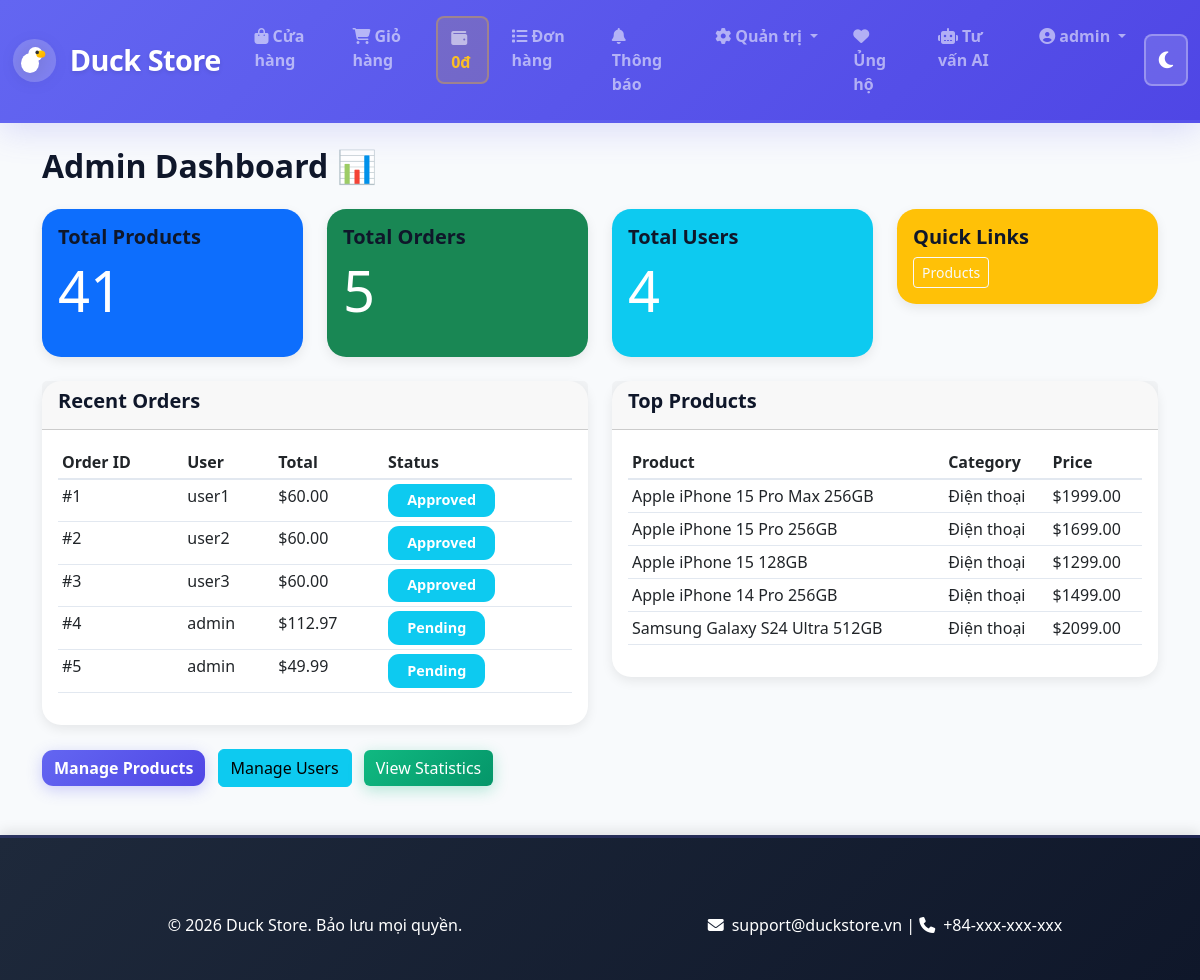
/admin-dashboard/ (signed in), run on the app's committed database.
### store/models.py (models this page shows, shortened)
class UserProfile(models.Model):
    user = models.OneToOneField(User, on_delete=models.CASCADE, related_name='profile')
    balance = models.DecimalField(max_digits=12, decimal_places=2, default=0.00, help_text="Số dư tài khoản")
    phone = models.CharField(max_length=20, blank=True)
    address = models.TextField(blank=True)
    avatar = models.ImageField(upload_to='avatars/', blank=True, null=True)
    created_at = models.DateTimeField(auto_now_add=True)
    updated_at = models.DateTimeField(auto_now=True)
    class Meta:
        verbose_name = "Hồ sơ người dùng"
        verbose_name_plural = "Hồ sơ người dùng"

class Order(models.Model):
    STATUS_CHOICES = [
        ('Pending', 'Pending'),
        ('Approved', 'Approved'),
        ('Shipping', 'Shipping'),
        ('Completed', 'Completed'),
        ('Cancelled', 'Cancelled'),
    ]
    user = models.ForeignKey(User, on_delete=models.CASCADE)
    status = models.CharField(max_length=20, choices=STATUS_CHOICES, default='Pending')
    total_price = models.DecimalField(max_digits=10, decimal_places=2, default=0)
    created_at = models.DateTimeField(auto_now_add=True)
    payment_method = models.CharField(max_length=100, blank=True)
    discount_code = models.CharField(max_length=50, blank=True)
    delivery_address = models.TextField(blank=True)

class Product(models.Model):
    name = models.CharField(max_length=200)
    price = models.DecimalField(max_digits=10, decimal_places=2)
    image = models.ImageField(upload_to='products/', blank=True, null=True)
    video = models.FileField(upload_to='products/videos/', blank=True, null=True)
    category = models.ForeignKey(Category, on_delete=models.CASCADE)
    description = models.TextField(blank=True)

class Category(models.Model):
    name = models.CharField(max_length=100)

### store/views.py (the view)
# urls.py: path('admin-dashboard/', views.admin_dashboard, name='admin_dashboard'),
@login_required
def admin_dashboard(request):
    if not request.user.is_superuser:
        return redirect('home')
    orders = Order.objects.all()
    products = Product.objects.all()
    users = User.objects.all()
    return render(request, 'store/admin_dashboard.html', {'orders': orders, 'products': products, 'users': users})

### store/templates/store/admin_dashboard.html (shortened to what this page needs)
{% extends 'store/base.html' %}
{% block content %}
<h2>Admin Dashboard 📊</h2>
<div class="row mt-4">
    <div class="col-md-3">
        <div class="card text-white bg-primary">
            <div class="card-body">
                <h5 class="card-title">Total Products</h5>
                <p class="display-4">{{ products|length }}</p>
            </div>
        </div>
    </div>
    <div class="col-md-3">
        <div class="card text-white bg-success">
            <div class="card-body">
                <h5 class="card-title">Total Orders</h5>
                <p class="display-4">{{ orders|length }}</p>
            </div>
        </div>
    </div>
    <div class="col-md-3">
        <div class="card text-white bg-info">
            <div class="card-body">
                <h5 class="card-title">Total Users</h5>
                <p class="display-4">{{ users|length }}</p>
            </div>
        </div>
    </div>
    <div class="col-md-3">
        <div class="card text-white bg-warning">
            <div class="card-body">
                <h5 class="card-title">Quick Links</h5>
                <div class="btn-group btn-group-sm" role="group">
                    <a href="{% url 'manage_products' %}" class="btn btn-outline-light">Products</a>
                </div>
            </div>
        </div>
    </div>
</div>
<div class="row mt-4">
    <div class="col-md-6">
        <div class="card">
            <div class="card-header">
                <h5>Recent Orders</h5>
            </div>
            <div class="card-body">
                <div class="table-responsive">
                    <table class="table table-sm">
                        <thead>
                            <tr>
                                <th>Order ID</th>
                                <th>User</th>
                                <th>Total</th>
                                <th>Status</th>
                            </tr>
                        </thead>
                        <tbody>
                            {% for order in orders|slice:":5" %}
                            <tr>
                                <td>#{{ order.id }}</td>
                                <td>{{ order.user.username }}</td>
                                <td>${{ order.total_price }}</td>
                                <td><span class="badge bg-info">{{ order.status }}</span></td>
                            </tr>
                            {% endfor %}
                        </tbody>
                    </table>
                </div>
            </div>
        </div>
    </div>
    <div class="col-md-6">
        <div class="card">
            <div class="card-header">
                <h5>Top Products</h5>
            </div>
            <div class="card-body">
                <div class="table-responsive">
                    <table class="table table-sm">
                        <thead>
                            <tr>
                                <th>Product</th>
                                <th>Category</th>
                                <th>Price</th>
                            </tr>
                        </thead>
                        <tbody>
                            {% for product in products|slice:":5" %}
                            <tr>
                                <td>{{ product.name }}</td>
                                <td>{{ product.category.name }}</td>
                                <td>${{ product.price }}</td>
                            </tr>
                            {% endfor %}
                        </tbody>
                    </table>
                </div>
            </div>
        </div>
    </div>
</div>
<div class="mt-4">
    <a href="{% url 'manage_products' %}" class="btn btn-primary me-2">Manage Products</a>
    <a href="{% url 'manage_users' %}" class="btn btn-info me-2">Manage Users</a>
    <a href="{% url 'statistics' %}" class="btn btn-success">View Statistics</a>
</div>
{% endblock %}

### store/templates/store/base.html (shortened to what this page needs)
<!DOCTYPE html>
<html lang="vi">
<head>
    <link href="https://cdn.jsdelivr.net/npm/bootstrap@5.3.0/dist/css/bootstrap.min.css" rel="stylesheet">
    <link href="https://cdnjs.cloudflare.com/ajax/libs/font-awesome/6.4.0/css/all.min.css" rel="stylesheet">
</head>
<body>
    <nav class="navbar navbar-expand-lg navbar-dark">
        <div class="container-fluid">
            <a class="navbar-brand" href="{% url 'home' %}" style="display: flex; align-items: center; gap: 0.8rem; font-weight: 800;">
                <span>Duck Store</span>
            </a>
            <div class="collapse navbar-collapse" id="navbarNav">
                <ul class="navbar-nav ms-auto">
                    <li class="nav-item">
                        <a class="nav-link" href="{% url 'product_list' %}"><i class="fas fa-shopping-bag me-1"></i>Cửa hàng</a>
                    </li>
                    <li class="nav-item">
                        <a class="nav-link" href="{% url 'cart' %}" style="position: relative;">
                            <i class="fas fa-shopping-cart me-1"></i>Giỏ hàng
                        </a>
                    </li>
                    {% if user.is_authenticated %}
                    <li class="nav-item">
                        <a class="nav-link balance-link" href="{% url 'account_balance' %}">
                            <i class="fas fa-wallet me-1"></i>
                            <span class="balance-text">{{ user.profile.balance|floatformat:0 }}đ</span>
                        </a>
                    </li>
                    <li class="nav-item">
                        <a class="nav-link" href="{% url 'order_list' %}"><i class="fas fa-list me-1"></i>Đơn hàng</a>
                    </li>
                    <li class="nav-item">
                        <a class="nav-link" href="{% url 'notifications' %}"><i class="fas fa-bell me-1"></i>Thông báo</a>
                    </li>
                    {% if user.is_superuser %}
                    <li class="nav-item dropdown">
                        <a class="nav-link dropdown-toggle" href="#" id="adminDropdown" role="button" data-bs-toggle="dropdown">
                            <i class="fas fa-cog me-1"></i>Quản trị
                        </a>
                    </li>
                    {% endif %}
                    <li class="nav-item">
                        <a class="nav-link" href="{% url 'qr_donate' %}"><i class="fas fa-heart me-1"></i>Ủng hộ</a>
                    </li>
                    <li class="nav-item">
                        <a class="nav-link" href="{% url 'ai_consultation' %}"><i class="fas fa-robot me-1"></i>Tư vấn AI</a>
                    </li>
                    <li class="nav-item dropdown">
                        <a class="nav-link dropdown-toggle" href="#" id="userDropdown" role="button" data-bs-toggle="dropdown">
                            <i class="fas fa-user-circle me-1"></i>{{ user.username }}
                        </a>
                    </li>
                    {% endif %}
                </ul>
                <button class="btn-brightness" type="button" title="Toggle dark mode" style="margin-left: auto;">
                </button>
            </div>
        </div>
    </nav>
    <div class="container mt-4">
        {% block content %}{% endblock %}
    </div>
    <footer class="footer mt-5">
        <div class="container">
            <div class="row">
                <div class="col-md-6 text-center">
                    <p>&copy; 2026 Duck Store. Bảo lưu mọi quyền.</p>
                </div>
                <div class="col-md-6 text-center">
                    <p><i class="fas fa-envelope me-2"></i>support@duckstore.vn | <i class="fas fa-phone me-2"></i>+84-xxx-xxx-xxx</p>
                </div>
            </div>
        </div>
    </footer>
</body>
</html>

### store/templates/store/base.html (style rules this page uses)
:root { --primary: #6366f1; --primary-dark: #4f46e5; --accent: #ec4899; --success: #10b981; --light-bg: #f8fafc; --light-text: #0f172a; --border-color: #e2e8f0; --dark-bg: #0f172a; --dark-surface: #1e293b; --dark-text: #f1f5f9; --dark-border: #334155; }
* { font-family: 'Segoe UI', Tahoma, Geneva, Verdana, sans-serif; }
body { background-color: var(--light-bg); color: var(--light-text); transition: all 0.3s ease; }
.navbar { background: linear-gradient(135deg, var(--primary) 0%, var(--primary-dark) 100%); box-shadow: 0 8px 32px rgba(99, 102, 241, 0.2); padding: 1rem 0; border-bottom: 3px solid rgba(99, 102, 241, 0.3); }
.navbar-brand { font-weight: 800; font-size: 1.8rem; letter-spacing: -0.5px; text-shadow: 0 2px 4px rgba(0,0,0,0.1); }
.nav-link { transition: all 0.3s ease; font-weight: 600; margin: 0 0.3rem; padding: 0.5rem 0.8rem !important; border-radius: 0.5rem; }
.btn-brightness { background: rgba(255,255,255,0.15); border: 2px solid rgba(255,255,255,0.3); color: white; cursor: pointer; font-size: 1.2rem; padding: 0.6rem 0.8rem; border-radius: 0.5rem; transition: all 0.3s ease; margin-left: 10px; }
.balance-link { background: rgba(255, 193, 7, 0.15) !important; border-radius: 0.5rem; padding: 0.5rem 0.8rem !important; border: 2px solid rgba(255, 193, 7, 0.3); transition: all 0.3s ease; font-weight: 700; }
.balance-text { color: #fbbf24; font-weight: 800; }
.btn-primary { background: linear-gradient(135deg, var(--primary) 0%, var(--primary-dark) 100%); border: none; border-radius: 0.7rem; font-weight: 700; transition: all 0.3s ease; box-shadow: 0 4px 15px rgba(99, 102, 241, 0.3); }
.btn-success { background: linear-gradient(135deg, var(--success) 0%, #059669 100%); border: none; box-shadow: 0 4px 15px rgba(16, 185, 129, 0.3); }
.footer { background: linear-gradient(135deg, #1e293b 0%, #0f172a 100%); color: white; padding: 4rem 0 2rem; margin-top: 5rem; border-top: 3px solid rgba(99, 102, 241, 0.2); box-shadow: 0 -4px 12px rgba(0,0,0,0.1); }
.footer p { margin: 0.7rem 0; font-weight: 500; }
.card { border: none; border-radius: 1.2rem; box-shadow: 0 4px 12px rgba(0,0,0,0.08); transition: all 0.3s ease; }
.card-title { font-weight: 700; color: var(--light-text); }
.badge { border-radius: 0.7rem; padding: 0.6rem 1.2rem; font-weight: 700; font-size: 0.9rem; }
h1, h2, h3, h4, h5, h6 { color: var(--light-text); font-weight: 800; }
.table { border-collapse: collapse; }
.table thead { background-color: var(--light-bg); font-weight: 700; border-bottom: 2px solid var(--border-color); }
.table tbody tr { border-bottom: 1px solid var(--border-color); transition: background-color 0.2s ease; }

### data on the page
Order: id "1", user.username "user1", total_price "60.00", status "Approved"
Order: id "2", user.username "user2", total_price "60.00", status "Approved"
Order: id "3", user.username "user3", total_price "60.00", status "Approved"
Order: id "4", user.username "admin", total_price "112.97", status "Pending"
Order: id "5", user.username "admin", total_price "49.99", status "Pending"
Product: name "Apple iPhone 15 Pro Max 256GB", category.name "Điện thoại", price "1999.00"
Product: name "Apple iPhone 15 Pro 256GB", category.name "Điện thoại", price "1699.00"
Product: name "Apple iPhone 15 128GB", category.name "Điện thoại", price "1299.00"
Product: name "Apple iPhone 14 Pro 256GB", category.name "Điện thoại", price "1499.00"
Product: name "Samsung Galaxy S24 Ultra 512GB", category.name "Điện thoại", price "2099.00"

### other printed values
{{ user.profile.balance|floatformat:0 }} "0"
{{ user.username }} "admin"
{{ products|length }} "41"
{{ orders|length }} "5"
{{ users|length }} "4"
